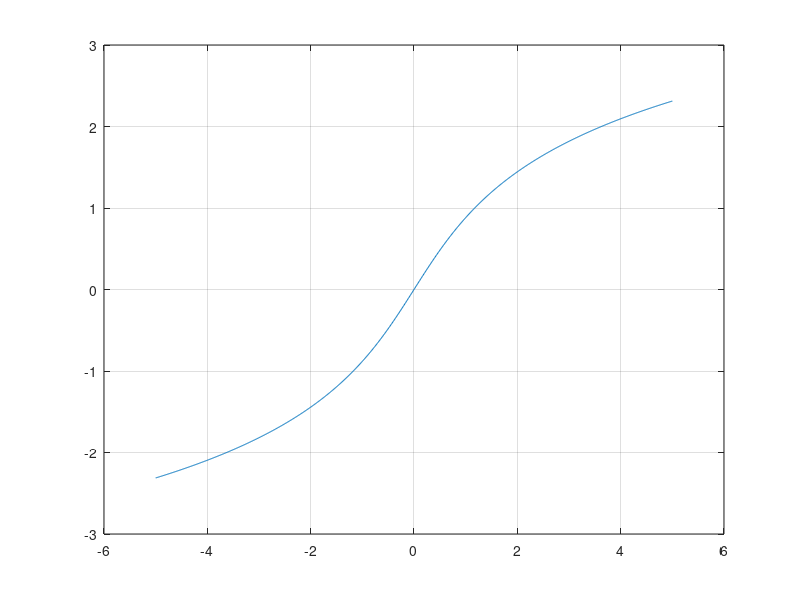

Recreate this plot in MATLAB.
% Regression test function (black box) for asinh
% This function is autogenerated by helpgen.py
function bbtest_success = bbtest_mathfunctions_asinh
  bbtest_success = 1;
NumErrors = 0;
try
  x = -5:.01:5;
catch
  NumErrors = NumErrors + 1;
end
try
  plot(x,asinh(x)); grid('on');
catch
  NumErrors = NumErrors + 1;
end
try
  mprint('asinhplot');
catch
  NumErrors = NumErrors + 1;
end
if (NumErrors ~= 0) bbtest_success = 0; return; end
